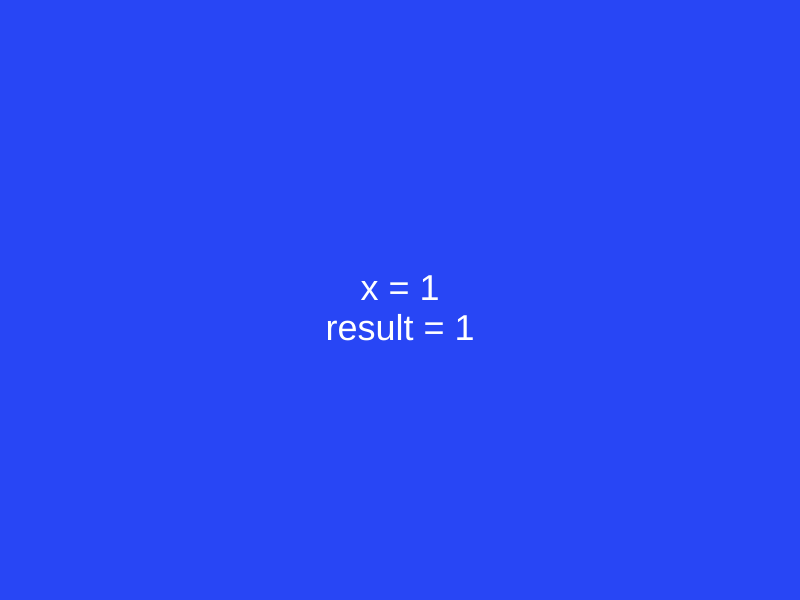
Frame 1 (no input)
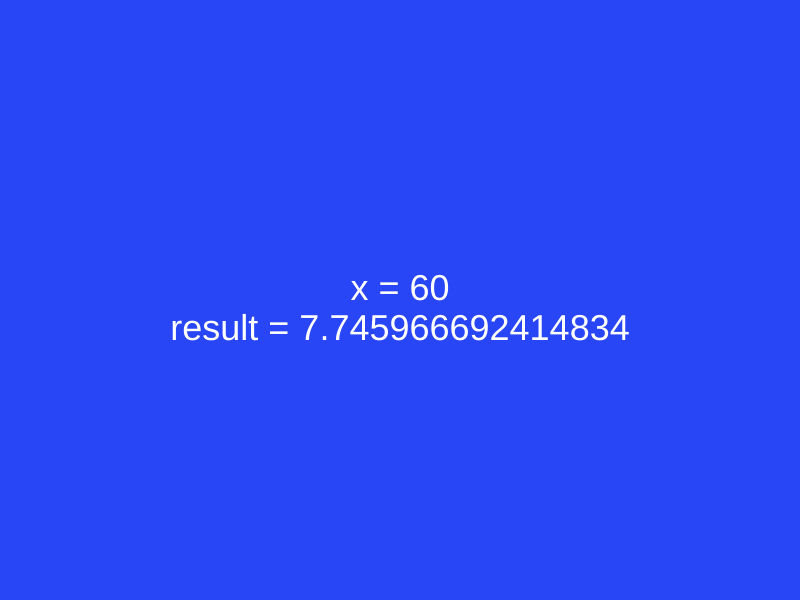
Frame 60 (no input)
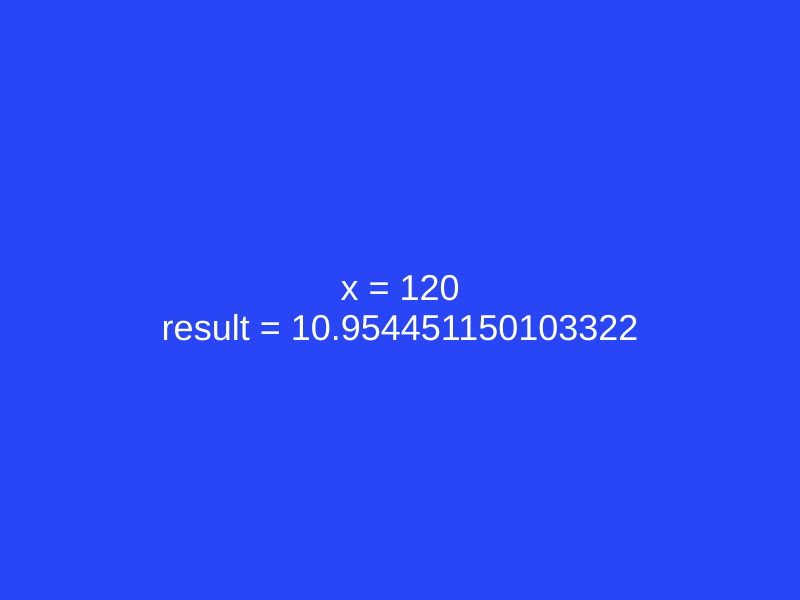
Frame 120 (the mouse pressed at the canvas centre since frame 60)

The p5.js sketch that drew these frames (run headless with seeded random() and noise() and a simulated clock; from frame 60 on, the mouse is pressed at the canvas centre):

// p5.js sketch
// ── sketch.js

var textPos_X;
var textPos_Y;
function setup() {
  createCanvas(800,600);
  textPos_X = width * 0.5;
  textPos_Y = height * 0.5;

  frameRate(20);

}


var result = 200;
var x = 0;


function draw() {
  background(40, 70, 245);

  // DO SOME MATH

  // Absolute Value
  // x--;
  // result = abs(x);

  /* ROUNDING FUNCTIONS ARE USEFUL!!!! */
  // They can be used to gaurentee integer values.
  // Ceil or Ceiling is a rounding function
  // This function always rounds up to the nearest int
  // x += 0.01;
  // result = ceil( x );
  // Floor does the opposite
  // result = floor( x );
  // Round is what you think
  // result = round( x );


  /* CONSTRAIN */
  // This can be used to setup boundaries of functions.
  // x = mouseX;
  // result = constrain(x, 20, 40);

  /* POWER */
  x++;
  // result = sq(x);
  // result = pow(2, x);
  result = sqrt(x);


  // display math results
  textSize(36);
  fill(255);
  textAlign(CENTER);
  text("x = " + x, textPos_X, textPos_Y);
  text("result = " + result, textPos_X, textPos_Y+40);

}
